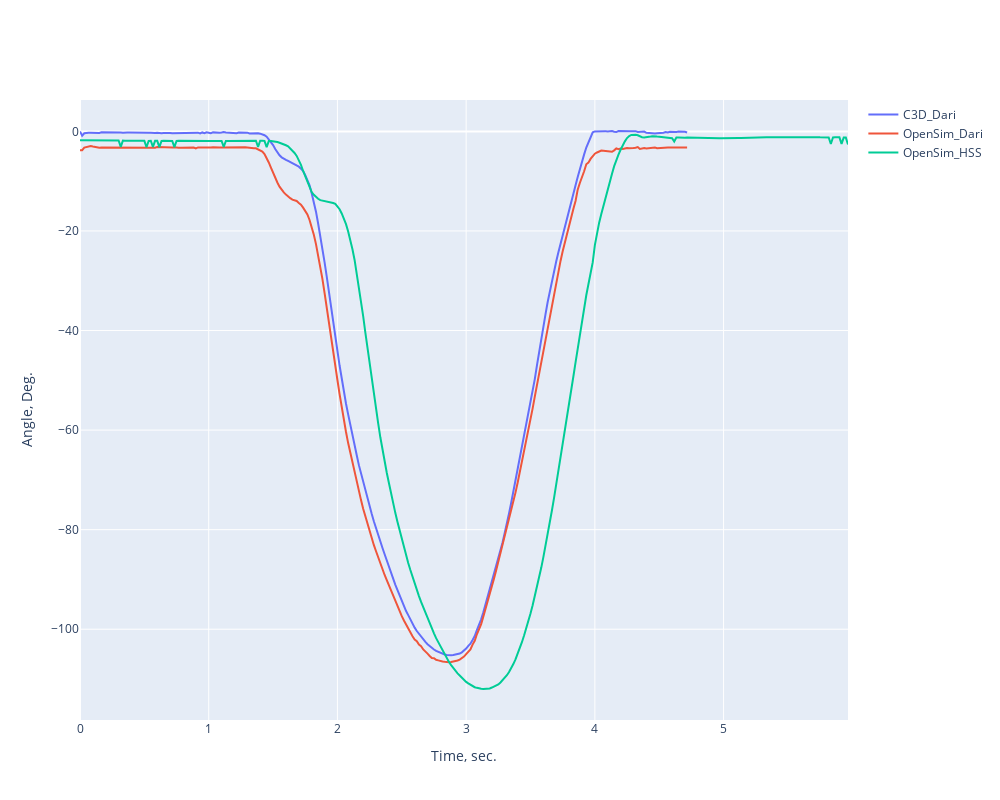

The notebook cell saved with this chart:
### Code cell
fig2 = sp.make_subplots(rows=1, cols=1)

fig2.add_trace(go.Scatter(x = df_c3d['Time'], y = df_c3d['LKneeAngles_X'], mode='lines', name='C3D_Dari'), row=1, col=1)

fig2.add_trace(go.Scatter(x = df_sto['time'], y = df_sto['knee_angle_r'] * -1.0, mode='lines', name='OpenSim_Dari'), row=1, col=1)

fig2.add_trace(go.Scatter(x = df_sto_hss['time'], y = df_sto_hss['knee_angle_r'] * -1.0, mode='lines', name='OpenSim_HSS'), row=1, col=1)


fig2.update_yaxes(title_text='Angle, Deg.', row=1, col=1)
fig2.update_xaxes(title_text='Time, sec.', row=1, col=1)

fig2.update_layout(
    autosize=False,
    width=1000,
    height=800,
)

fig2.show()

### Figure 1 — Plotly figure (JSON) as saved in the notebook; plotly's stock layout.template omitted (floating-point values rounded to 4 significant figures; data arrays with more than 128 entries replaced by an {"elided": "..."} marker saying what was removed)
{"data": [{"mode": "lines", "name": "C3D_Dari", "type": "scatter", "x": {"elided": "284 float values"}, "xaxis": "x", "y": {"elided": "284 float values"}, "yaxis": "y"}, {"mode": "lines", "name": "OpenSim_Dari", "type": "scatter", "x": {"elided": "284 float values"}, "xaxis": "x", "y": {"elided": "284 float values"}, "yaxis": "y"}, {"mode": "lines", "name": "OpenSim_HSS", "type": "scatter", "x": {"elided": "359 float values"}, "xaxis": "x", "y": {"elided": "359 float values"}, "yaxis": "y"}], "layout": {"autosize": false, "height": 800, "width": 1000, "xaxis": {"anchor": "y", "autorange": true, "domain": [0, 1], "range": [0, 5.967], "title": {"text": "Time, sec."}, "type": "linear"}, "yaxis": {"anchor": "x", "autorange": true, "domain": [0, 1], "range": [-118.2, 6.307], "title": {"text": "Angle, Deg."}, "type": "linear"}}}
